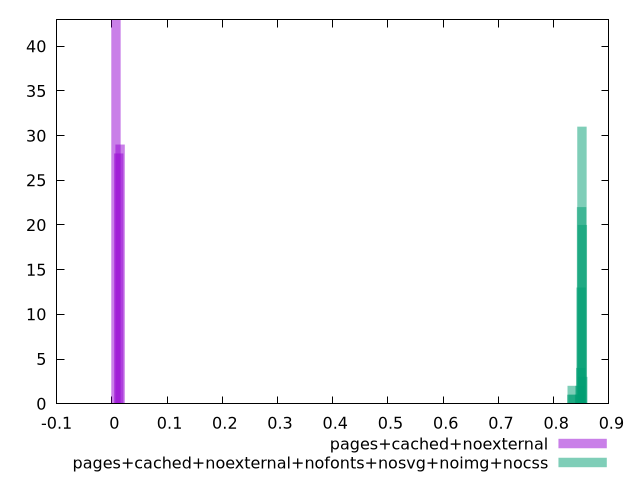

gnuplot code for this plot:
$_pagesCachedNoexternal <<EOF
0.007473435844343016 43
0.012455726407238361 28
0.014946871688686032 29
EOF
$_pagesCachedNoexternalNofontsNosvgNoimgNocss <<EOF
0.8512601670854455 31
0.8519965513130281 20
0.8497873986302803 13
0.8505237828578629 22
0.8475782459475326 2
0.8468418617199501 1
0.8527329355406106 3
0.8328505613958813 1
0.8490510144026978 4
0.8335869456234639 2
0.835059714078629 1
EOF
set key outside below
set terminal pngcairo
set output "report_00004_2020-11-02T20-21-41.718Z/largest-contentful-paint/largest-contentful-paint_pages+cached+noexternal_pages+cached+noexternal+nofonts+nosvg+noimg+nocss+hist.png"
set boxwidth 0.016905189993925353
set style fill transparent solid 0.5 noborder
set yrange [0:43]
plot $_pagesCachedNoexternal title "pages+cached+noexternal" with boxes ,$_pagesCachedNoexternalNofontsNosvgNoimgNocss title "pages+cached+noexternal+nofonts+nosvg+noimg+nocss" with boxes ,
